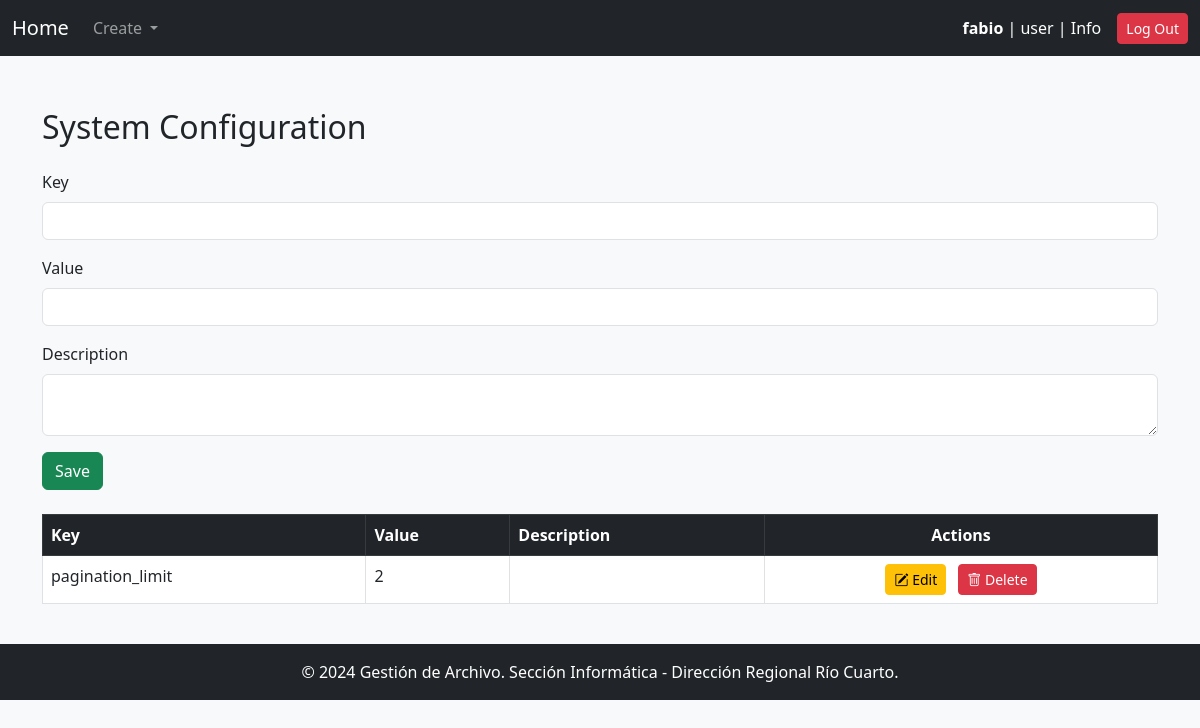
Page /config_keys_values/ (signed in) on the earlier database version.
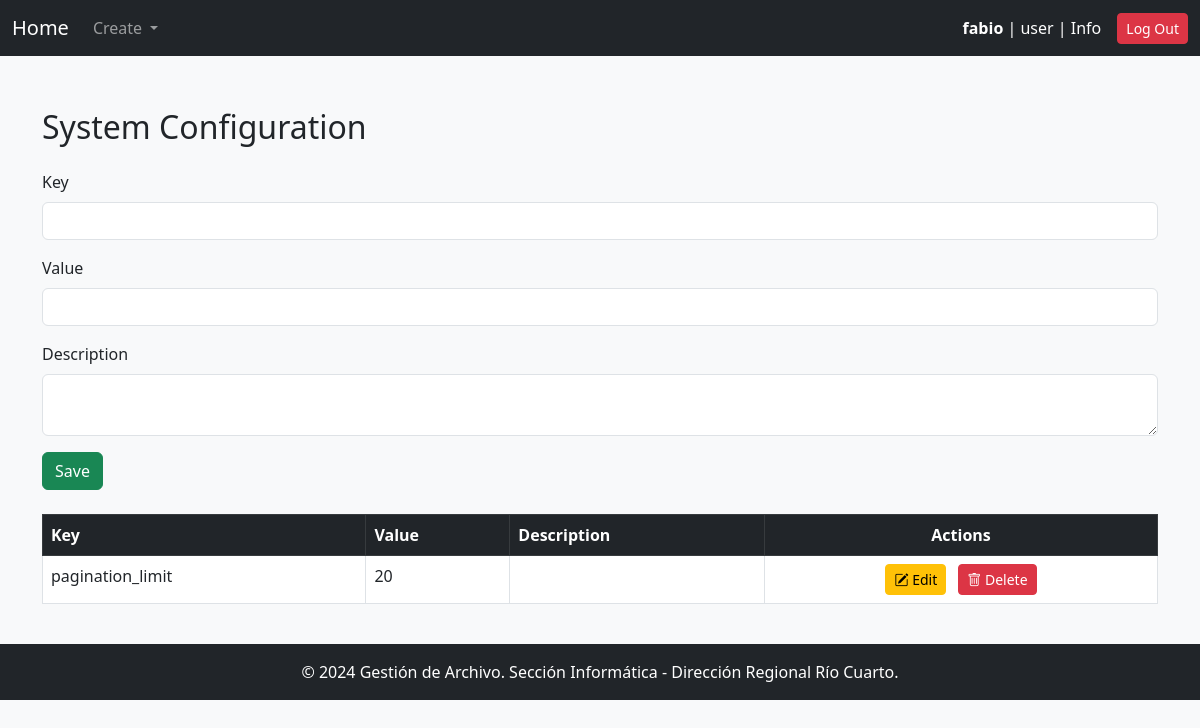
Same page on the later database version.
### gestion_archivo_app/models.py (models this page shows, shortened)
class SystemConfigKeyValues(models.Model):
    key = models.CharField(max_length=100, unique=True)
    value = models.CharField(max_length=255)
    description = models.TextField(blank=True, null=True)

### gestion_archivo_app/views.py (the view, shortened to what this page needs)
# urls.py: path('config_keys_values/', config_keys_values, name='config_keys_values'),
@login_required
def config_keys_values(request):
    configs = SystemConfigKeyValues.objects.all()
    return render(request, 'config_keys_values.html', {'configs': configs})

### gestion_archivo_app/context_processors.py (called while the page is built)
def system_config(request):
    try:
        pagination_limit = SystemConfigKeyValues.objects.get(key="pagination_limit").value
    except SystemConfigKeyValues.DoesNotExist:
        pagination_limit = 10  # default value
    return {"pagination_limit": pagination_limit}

### gestion_archivo_app/templates/config_keys_values.html (shortened to what this page needs)
{% extends 'base.html' %}
{% load static %}
{% block content %}
<div class="container mt-5">
    <h2 class="mb-4">System Configuration</h2>
    <form method="post" class="mb-4">
        <div class="mb-3">
            <label for="key" class="form-label">Key</label>
            <input type="text" id="key" name="key" class="form-control" required>
        </div>
        <div class="mb-3">
            <label for="value" class="form-label">Value</label>
            <input type="text" id="value" name="value" class="form-control" required>
        </div>
        <div class="mb-3">
            <label for="description" class="form-label">Description</label>
            <textarea id="description" name="description" class="form-control"></textarea>
        </div>
        <button type="submit" name="action" value="save" class="btn btn-success">Save</button>
    </form>
    <table class="table table-bordered">
        <thead class="table-dark">
            <tr>
                <th>Key</th>
                <th>Value</th>
                <th>Description</th>
                <th class="text-center">Actions</th>
            </tr>
        </thead>
        <tbody>
            {% for config in configs %}
            <tr>
                <td>{{ config.key }}</td>
                <td>{{ config.value }}</td>
                <td>{{ config.description }}</td>
                <td class="text-center">
                    <button type="button" class="btn btn-sm btn-warning me-2" onclick="editConfig('{{ config.id }}', '{{ config.key }}', '{{ config.value }}', '{{ config.description }}')">
                        <i class="bi bi-pencil-square"></i> Edit
                    </button>
                    <form method="post" class="d-inline">
                        <button type="submit" name="action" value="delete" class="btn btn-sm btn-danger">
                            <i class="bi bi-trash"></i> Delete
                        </button>
                    </form>
                </td>
            </tr>
            {% empty %}
            <tr>
                <td colspan="4" class="text-center">No configuration keys found.</td>
            </tr>
            {% endfor %}
        </tbody>
    </table>
</div>
{% endblock %}

Differences in the rows shown:
changed SystemConfigKeyValues "pagination_limit": value "2" → "20"
